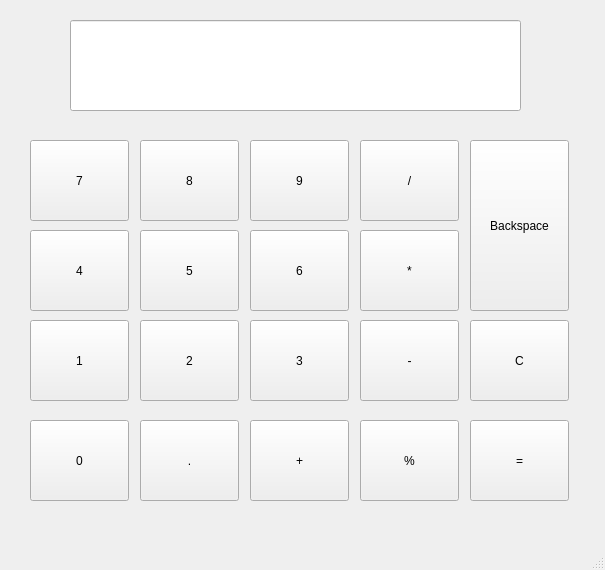
<?xml version="1.0" encoding="UTF-8"?>
<ui version="4.0">
 <class>MainWindow</class>
 <widget class="QMainWindow" name="MainWindow">
  <property name="geometry">
   <rect>
    <x>0</x>
    <y>0</y>
    <width>605</width>
    <height>570</height>
   </rect>
  </property>
  <property name="windowTitle">
   <string>MainWindow</string>
  </property>
  <widget class="QWidget" name="centralwidget">
   <widget class="QLineEdit" name="lineEdit">
    <property name="geometry">
     <rect>
      <x>70</x>
      <y>20</y>
      <width>451</width>
      <height>91</height>
     </rect>
    </property>
   </widget>
   <widget class="QPushButton" name="btn1">
    <property name="geometry">
     <rect>
      <x>30</x>
      <y>320</y>
      <width>99</width>
      <height>81</height>
     </rect>
    </property>
    <property name="text">
     <string>1</string>
    </property>
   </widget>
   <widget class="QPushButton" name="btn2">
    <property name="geometry">
     <rect>
      <x>140</x>
      <y>320</y>
      <width>99</width>
      <height>81</height>
     </rect>
    </property>
    <property name="text">
     <string>2</string>
    </property>
   </widget>
   <widget class="QPushButton" name="btn9">
    <property name="geometry">
     <rect>
      <x>250</x>
      <y>140</y>
      <width>99</width>
      <height>81</height>
     </rect>
    </property>
    <property name="text">
     <string>9</string>
    </property>
   </widget>
   <widget class="QPushButton" name="btn4">
    <property name="geometry">
     <rect>
      <x>30</x>
      <y>230</y>
      <width>99</width>
      <height>81</height>
     </rect>
    </property>
    <property name="text">
     <string>4</string>
    </property>
   </widget>
   <widget class="QPushButton" name="btn5">
    <property name="geometry">
     <rect>
      <x>140</x>
      <y>230</y>
      <width>99</width>
      <height>81</height>
     </rect>
    </property>
    <property name="text">
     <string>5</string>
    </property>
   </widget>
   <widget class="QPushButton" name="btn6">
    <property name="geometry">
     <rect>
      <x>250</x>
      <y>230</y>
      <width>99</width>
      <height>81</height>
     </rect>
    </property>
    <property name="text">
     <string>6</string>
    </property>
   </widget>
   <widget class="QPushButton" name="btn8">
    <property name="geometry">
     <rect>
      <x>140</x>
      <y>140</y>
      <width>99</width>
      <height>81</height>
     </rect>
    </property>
    <property name="text">
     <string>8</string>
    </property>
   </widget>
   <widget class="QPushButton" name="btn0">
    <property name="geometry">
     <rect>
      <x>30</x>
      <y>420</y>
      <width>99</width>
      <height>81</height>
     </rect>
    </property>
    <property name="text">
     <string>0</string>
    </property>
   </widget>
   <widget class="QPushButton" name="btn3">
    <property name="geometry">
     <rect>
      <x>250</x>
      <y>320</y>
      <width>99</width>
      <height>81</height>
     </rect>
    </property>
    <property name="text">
     <string>3</string>
    </property>
   </widget>
   <widget class="QPushButton" name="btn7">
    <property name="geometry">
     <rect>
      <x>30</x>
      <y>140</y>
      <width>99</width>
      <height>81</height>
     </rect>
    </property>
    <property name="text">
     <string>7</string>
    </property>
   </widget>
   <widget class="QPushButton" name="btnDot">
    <property name="geometry">
     <rect>
      <x>140</x>
      <y>420</y>
      <width>99</width>
      <height>81</height>
     </rect>
    </property>
    <property name="text">
     <string>.</string>
    </property>
   </widget>
   <widget class="QPushButton" name="btnEqual">
    <property name="geometry">
     <rect>
      <x>470</x>
      <y>420</y>
      <width>99</width>
      <height>81</height>
     </rect>
    </property>
    <property name="text">
     <string>=</string>
    </property>
   </widget>
   <widget class="QPushButton" name="btnDiv">
    <property name="geometry">
     <rect>
      <x>360</x>
      <y>140</y>
      <width>99</width>
      <height>81</height>
     </rect>
    </property>
    <property name="text">
     <string>/</string>
    </property>
   </widget>
   <widget class="QPushButton" name="btnMul">
    <property name="geometry">
     <rect>
      <x>360</x>
      <y>230</y>
      <width>99</width>
      <height>81</height>
     </rect>
    </property>
    <property name="text">
     <string>*</string>
    </property>
   </widget>
   <widget class="QPushButton" name="btnSub">
    <property name="geometry">
     <rect>
      <x>360</x>
      <y>320</y>
      <width>99</width>
      <height>81</height>
     </rect>
    </property>
    <property name="text">
     <string>-</string>
    </property>
   </widget>
   <widget class="QPushButton" name="btnAdd">
    <property name="geometry">
     <rect>
      <x>250</x>
      <y>420</y>
      <width>99</width>
      <height>81</height>
     </rect>
    </property>
    <property name="text">
     <string>+</string>
    </property>
   </widget>
   <widget class="QPushButton" name="btnClear">
    <property name="geometry">
     <rect>
      <x>470</x>
      <y>320</y>
      <width>99</width>
      <height>81</height>
     </rect>
    </property>
    <property name="text">
     <string>C</string>
    </property>
   </widget>
   <widget class="QPushButton" name="btnBackspace">
    <property name="geometry">
     <rect>
      <x>470</x>
      <y>140</y>
      <width>99</width>
      <height>171</height>
     </rect>
    </property>
    <property name="text">
     <string>Backspace</string>
    </property>
   </widget>
   <widget class="QPushButton" name="btnMod">
    <property name="geometry">
     <rect>
      <x>360</x>
      <y>420</y>
      <width>99</width>
      <height>81</height>
     </rect>
    </property>
    <property name="text">
     <string>%</string>
    </property>
   </widget>
  </widget>
  <widget class="QMenuBar" name="menubar">
   <property name="geometry">
    <rect>
     <x>0</x>
     <y>0</y>
     <width>605</width>
     <height>24</height>
    </rect>
   </property>
  </widget>
  <widget class="QStatusBar" name="statusbar"/>
 </widget>
 <resources/>
 <connections/>
</ui>
